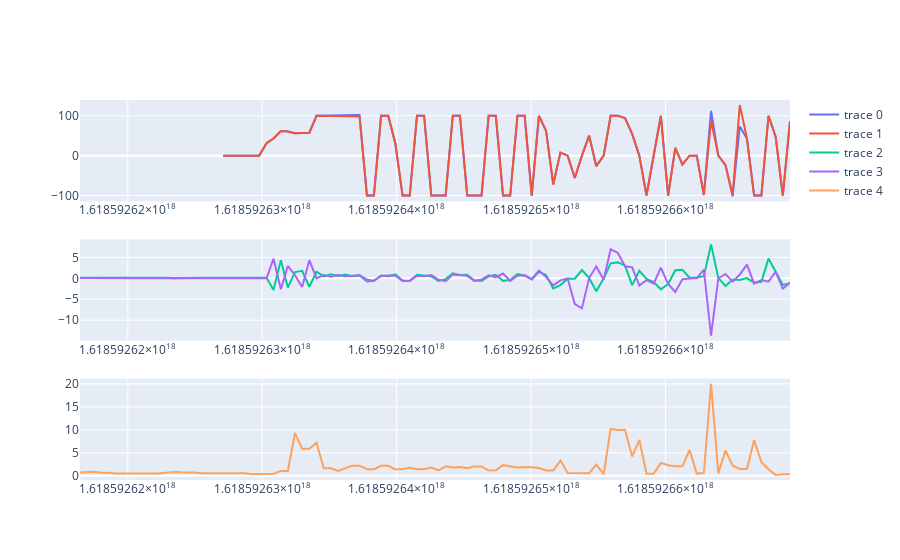

Notebook code cell kept with this figure:
### Code cell
###### import plotly.express as px
import plotly.subplots as ps
import plotly.graph_objects as go

fig = ps.make_subplots(rows=3, cols=1)
fig.add_trace(go.Scatter(x=df["timestamp"], y= df["left"]),row=1, col=1)
fig.add_trace(go.Scatter(x=df["timestamp"], y= df["right"]),row=1, col=1)
fig.add_trace(go.Scatter(x=df["timestamp"], y= df["r_amps"]),row=2, col=1)
fig.add_trace(go.Scatter(x=df["timestamp"], y= df["l_amps"]),row=2, col=1)
fig.add_trace(go.Scatter(x=df["timestamp"], y= abs(df["amps"])),row=3, col=1)
